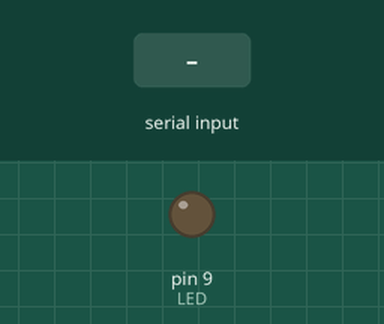
The sketch below on a simulated Arduino Uno, built with avr-gcc and run on an emulated ATmega328P. Shown: output pins drawn as LEDs (lit = HIGH). Inputs (shaded band) come from the test bench.

Above: at 1.2 s.
1.3 s: "1" received over Serial
At 2.5 s:
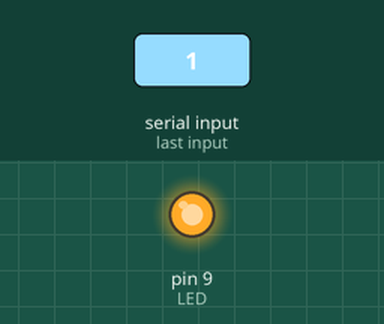
2.8 s: "0" received over Serial
At 3.7 s:
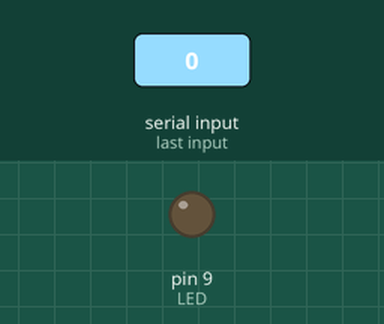
Timing chart, 0 to 5.8 s (numbered marks = the images above; inputs shaded):
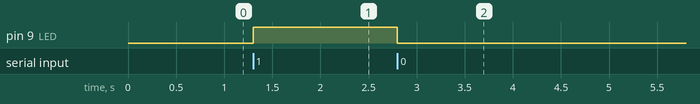

The sketch:

homeautomation.ino
```cpp
char incomingByte;  // incoming data
int  LED = 9;      // LED pin
void setup() {
  Serial.begin(9600); // initialization
  pinMode(LED, OUTPUT);}
void loop() {
  if (Serial.available() > 0) {  // if the data came
    incomingByte = Serial.read(); // read byte
    if(incomingByte == '1') {
       digitalWrite(LED, HIGH);  // if 1, switch LED Off
    }
    if(incomingByte == '0') {
       digitalWrite(LED, LOW); // if 0, switch LED on
    }
  }
}
```

Measured:
- after the input at 1.3 s, pin 9 (LED): LOW → HIGH at once
- after the input at 2.8 s, pin 9 (LED): HIGH → LOW at once
